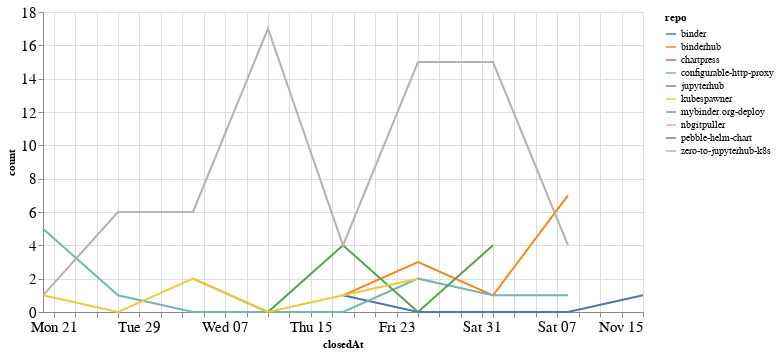

Notebook code for this chart:
### Code cell
closed_by_time = closed_by.groupby('repo').resample('W', on='closedAt').count()['author'].reset_index()
closed_by_time = closed_by_time.rename(columns={'author': 'count'})

alt.Chart(closed_by_time, width=600).mark_line().encode(
    x='closedAt',
    y='count',
    color='repo',
    tooltip="repo"
)

### Figure 1 — Vega-Lite specification as saved in the notebook (floating-point values rounded to 4 significant figures)
{"config": {"axisLeft": {"labelFontSize": 15}, "axisBottom": {"labelFontSize": 15}}, "data": {"name": "data-ad18548b53fcd661532031756ac5e6e0"}, "mark": "line", "encoding": {"color": {"type": "nominal", "field": "repo"}, "tooltip": {"type": "nominal", "field": "repo"}, "x": {"type": "temporal", "field": "closedAt"}, "y": {"type": "quantitative", "field": "count"}}, "width": 600, "$schema": "https://vega.github.io/schema/vega-lite/v4.8.1.json", "datasets": {"data-ad18548b53fcd661532031756ac5e6e0": [{"repo": "binder", "closedAt": "2020-10-18T00:00:00", "count": 1}, {"repo": "binder", "closedAt": "2020-10-25T00:00:00", "count": 0}, {"repo": "binder", "closedAt": "2020-11-01T00:00:00", "count": 0}, {"repo": "binder", "closedAt": "2020-11-08T00:00:00", "count": 0}, {"repo": "binder", "closedAt": "2020-11-15T00:00:00", "count": 1}, {"repo": "binderhub", "closedAt": "2020-10-18T00:00:00", "count": 1}, {"repo": "binderhub", "closedAt": "2020-10-25T00:00:00", "count": 3}, {"repo": "binderhub", "closedAt": "2020-11-01T00:00:00", "count": 1}, {"repo": "binderhub", "closedAt": "2020-11-08T00:00:00", "count": 7}, {"repo": "chartpress", "closedAt": "2020-11-08T00:00:00", "count": 2}, {"repo": "configurable-http-proxy", "closedAt": "2020-09-20T00:00:00", "count": 5}, {"repo": "configurable-http-proxy", "closedAt": "2020-09-27T00:00:00", "count": 1}, {"repo": "configurable-http-proxy", "closedAt": "2020-10-04T00:00:00", "count": 0}, {"repo": "configurable-http-proxy", "closedAt": "2020-10-11T00:00:00", "count": 0}, {"repo": "configurable-http-proxy", "closedAt": "2020-10-18T00:00:00", "count": 0}, {"repo": "configurable-http-proxy", "closedAt": "2020-10-25T00:00:00", "count": 2}, {"repo": "configurable-http-proxy", "closedAt": "2020-11-01T00:00:00", "count": 1}, {"repo": "configurable-http-proxy", "closedAt": "2020-11-08T00:00:00", "count": 1}, {"repo": "jupyterhub", "closedAt": "2020-10-04T00:00:00", "count": 2}, {"repo": "jupyterhub", "closedAt": "2020-10-11T00:00:00", "count": 0}, {"repo": "jupyterhub", "closedAt": "2020-10-18T00:00:00", "count": 4}, {"repo": "jupyterhub", "closedAt": "2020-10-25T00:00:00", "count": 0}, {"repo": "jupyterhub", "closedAt": "2020-11-01T00:00:00", "count": 4}, {"repo": "kubespawner", "closedAt": "2020-09-20T00:00:00", "count": 1}, {"repo": "kubespawner", "closedAt": "2020-09-27T00:00:00", "count": 0}, {"repo": "kubespawner", "closedAt": "2020-10-04T00:00:00", "count": 2}, {"repo": "kubespawner", "closedAt": "2020-10-11T00:00:00", "count": 0}, {"repo": "kubespawner", "closedAt": "2020-10-18T00:00:00", "count": 1}, {"repo": "kubespawner", "closedAt": "2020-10-25T00:00:00", "count": 2}, {"repo": "mybinder.org-deploy", "closedAt": "2020-11-01T00:00:00", "count": 1}, {"repo": "nbgitpuller", "closedAt": "2020-10-04T00:00:00", "count": 2}, {"repo": "pebble-helm-chart", "closedAt": "2020-11-08T00:00:00", "count": 1}, {"repo": "zero-to-jupyterhub-k8s", "closedAt": "2020-09-20T00:00:00", "count": 1}, {"repo": "zero-to-jupyterhub-k8s", "closedAt": "2020-09-27T00:00:00", "count": 6}, {"repo": "zero-to-jupyterhub-k8s", "closedAt": "2020-10-04T00:00:00", "count": 6}, {"repo": "zero-to-jupyterhub-k8s", "closedAt": "2020-10-11T00:00:00", "count": 17}, {"repo": "zero-to-jupyterhub-k8s", "closedAt": "2020-10-18T00:00:00", "count": 4}, {"repo": "zero-to-jupyterhub-k8s", "closedAt": "2020-10-25T00:00:00", "count": 15}, {"repo": "zero-to-jupyterhub-k8s", "closedAt": "2020-11-01T00:00:00", "count": 15}, {"repo": "zero-to-jupyterhub-k8s", "closedAt": "2020-11-08T00:00:00", "count": 4}]}}
